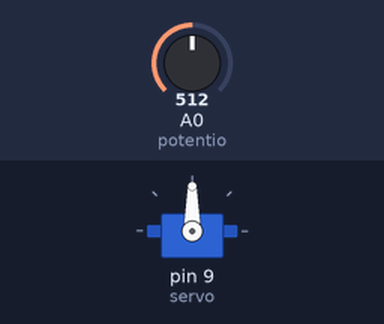
Simulated run of this sketch. Board: Arduino Uno, built with avr-gcc and run on an emulated ATmega328P. Parts: servo. Inputs (shaded band) come from the test bench; at power-on: A0 (potentio) = 512.

Above: at 1.2 s.
1.3 s: A0 (potentio) set to 716
At 1.6 s:
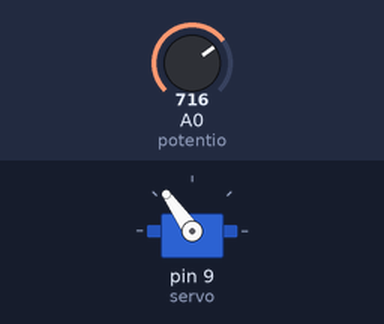
2.8 s: A0 (potentio) set to 900
At 4.0 s:
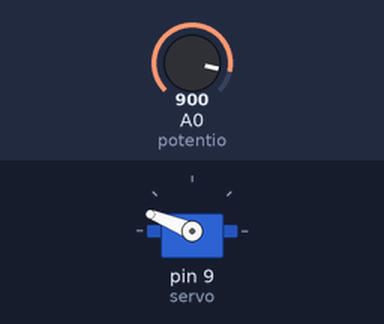
4.3 s: A0 (potentio) set to 1023
At 5.1 s:
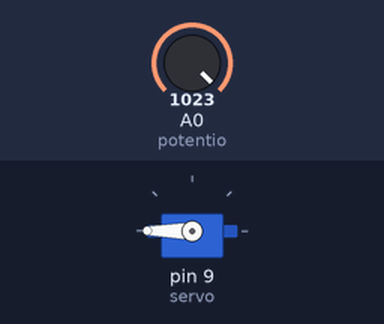
5.8 s: A0 (potentio) set to 306
At 6.3 s:
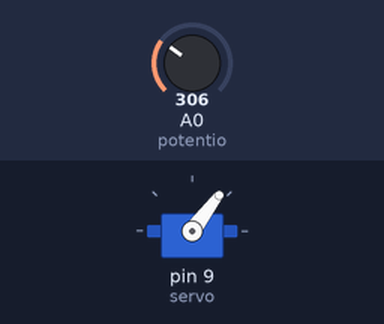
7.3 s: A0 (potentio) set to 122
At 8.6 s:
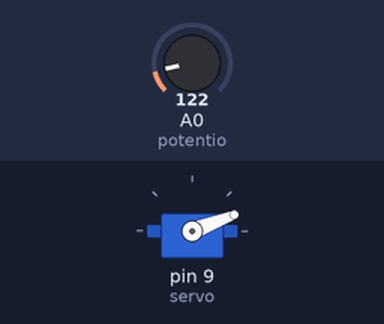
Timing chart, 0 to 9.8 s (numbered marks = the images above; inputs shaded):
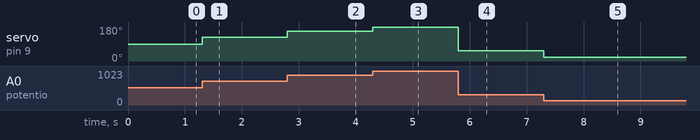

The sketch:

M14_Stepper_Motor.ino
```cpp
#include <Servo.h>

Servo Servo1;
//pin assignments
int servo = 9;
int potentio = A0;


void setup() {
  //initiate the servo motor object to pin 9 for control.
    Servo1.attach(servo);
}


void loop() {
    int reading = analogRead(potentio);
    //Converts the potentiometer value 0 to 1023 to an angle 0 to 180 degrees
    int angle = map(reading, 0, 1023, 0, 180);
    //Sets the servo motor to the calculated angle
    Servo1.write(angle);
}
```

Measured:
- after the input at 1.3 s, servo on pin 9 (servo): 90° → 125° at once
- after the input at 2.8 s, servo on pin 9 (servo): 125° → 158° at once
- after the input at 4.3 s, servo on pin 9 (servo): 158° → 180° at once
- after the input at 5.8 s, servo on pin 9 (servo): 180° → 53° at once
- after the input at 7.3 s, servo on pin 9 (servo): 53° → 21° at once
